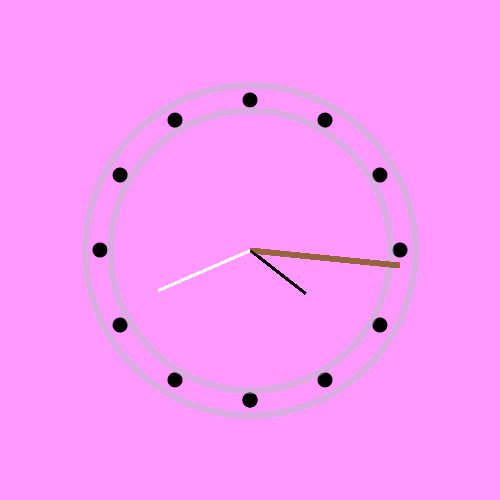
Frame 1 (no input)
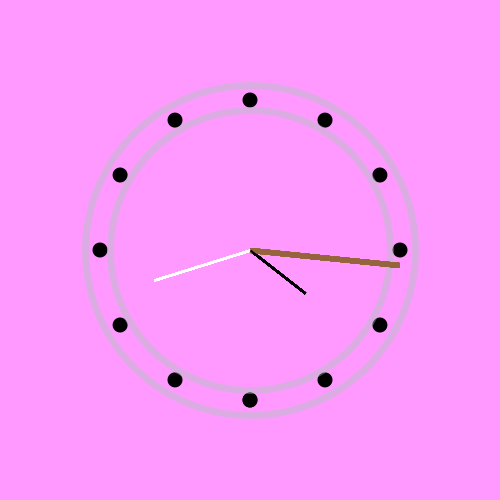
Frame 60 (the mouse pressed at the canvas centre just before this capture)
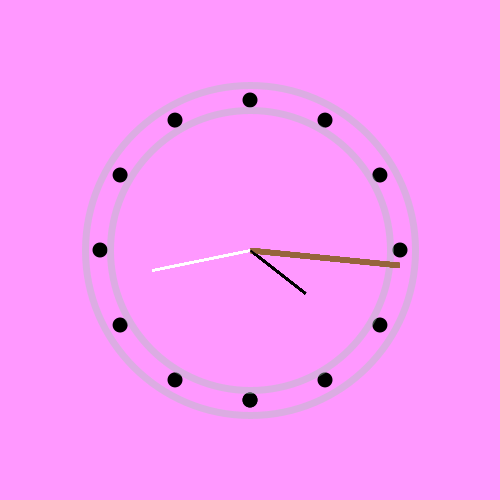
Frame 120 (the mouse held since frame 60 and released just before this capture)

The Processing sketch that drew these frames (run headless with seeded random() and noise(); from frame 60 on, the mouse is pressed at the canvas centre):

// Processing sketch: processing_144279
// ── processing_144279.pde

// Konkuk University
 // Department of Dynamic Media
 // SOS iDesign
// Name: CHAE Seo RIn
 // ID: 201420110


void setup(){
size (500, 500);
smooth();
 }

void draw(){

background (308.8, 152.75, 500.95); 
  translate(250, 250); 
  //fill(255,255,255); 
  //ellipse(0,0,200,200); 
  //fill(255,255,255); 

translate(0, 0); 


noStroke(); 
  ellipse(0,0, 20, 20); 
  for (int i=0; i<=360; i+=30) 
  { 
pushMatrix(); 
 rotate ( radians(i) ); 
 translate(0, 150); 
 fill(0); 

 noStroke(); 
 ellipse(0, 0, 15, 15); 
 popMatrix(); 


  } 


    


noFill(); 
stroke(162, 203, 180, 100); 
strokeWeight(7); 
ellipse(0, 0, 330, 330); 
fill(308.8, 152.75, 500.95); 
stroke(162, 203, 180,100); 
ellipse(0, 0, 280, 280); 

  for ( int i=0; i<360; i+=6) 
{
    pushMatrix(); 
    rotate (radians (6*second()-90)); 
    strokeWeight(2); 
    strokeCap(SQUARE); 
    stroke(484.1, 589.85, 472.35); 
    line(0, 0, 100, 0); 
    popMatrix(); 
    pushMatrix(); 
    rotate (radians (6*minute()-90)); 
    strokeWeight(5); 
    strokeCap(SQUARE); 
    stroke(150, 100, 60); 
    line(0, 0, 150, 0); 
    popMatrix(); 


       


    pushMatrix(); 
    rotate (radians (30*(hour()+minute()/60.0)-90)); 
    strokeWeight(2); 
    strokeCap(SQUARE); 
    stroke(0); 
    line(0, 0, 70, 0); 
    popMatrix();  


  } 
}

    
